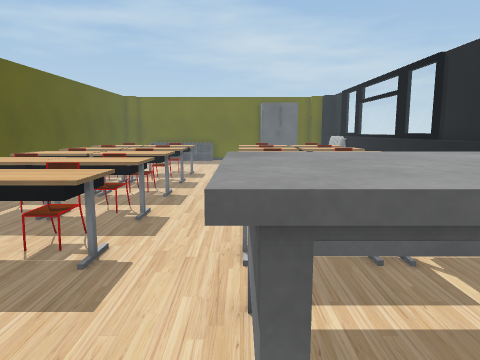
view 1 (above)

15 first-person views from a walk through a Unity game level. The camera is 1.3 m above the floor, tilts 8° down and sees 70° across. The floor is counted in squares, 0.5 m on a side. Each view is taken from the middle of a square. On the plan, view 1 faces up. The plan holds only what a view shows up to about 20 squares ahead; the rest is blank. The place goes on beyond the plan. The player character is not drawn. Some surface patterns are stand-ins.

view 2
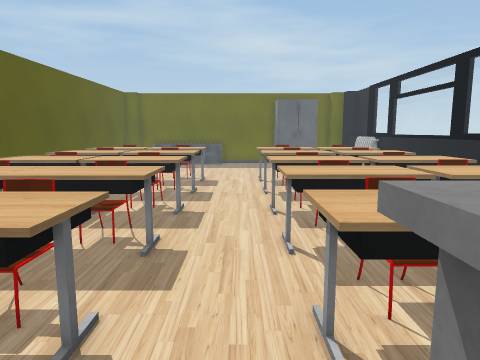

view 3
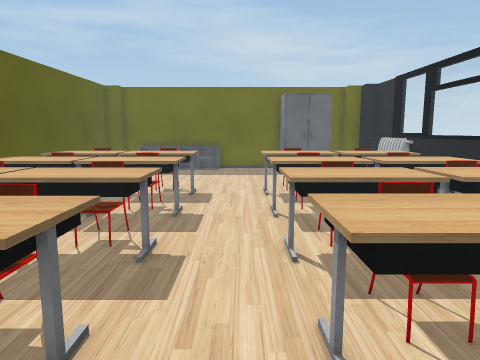

view 4
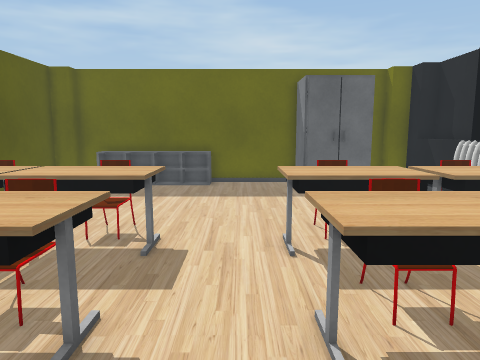

view 5
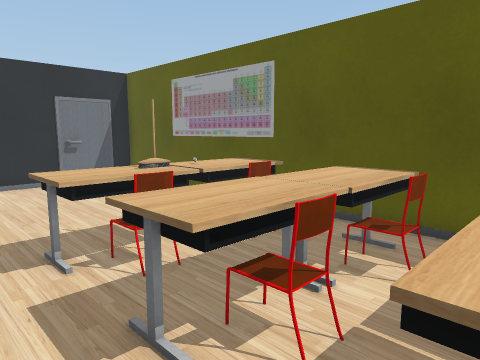

view 6
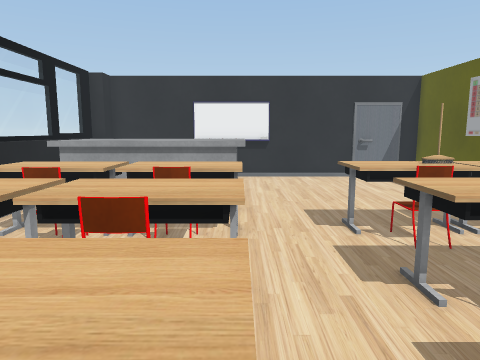

view 7
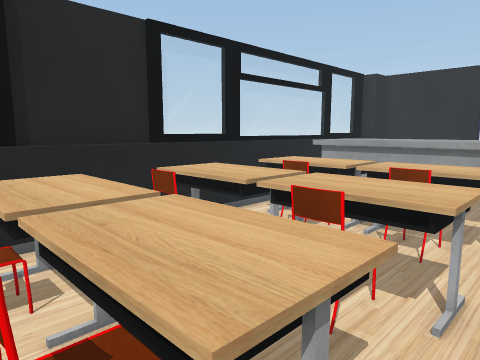

view 8
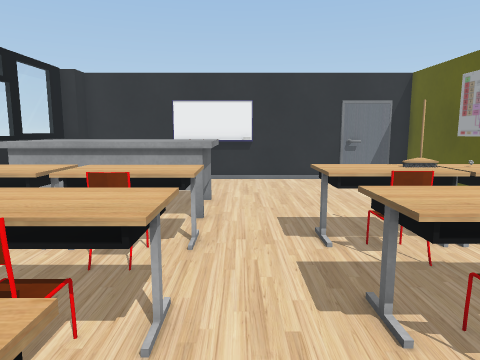

view 9
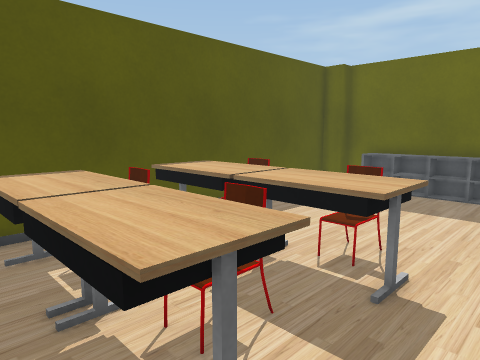

view 10
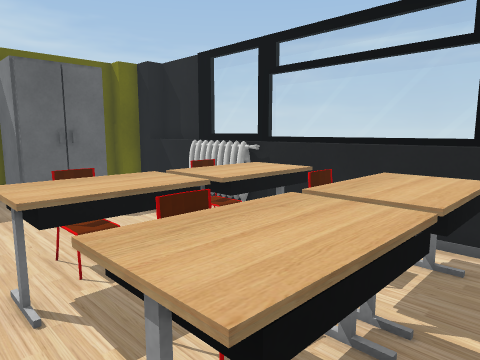

view 11
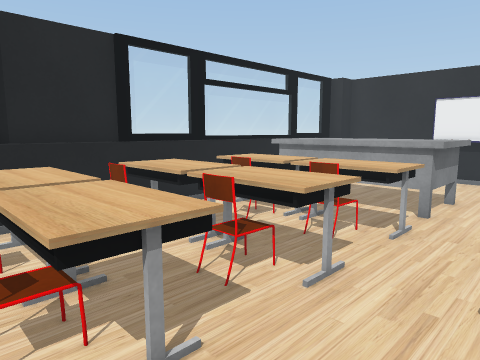

view 12
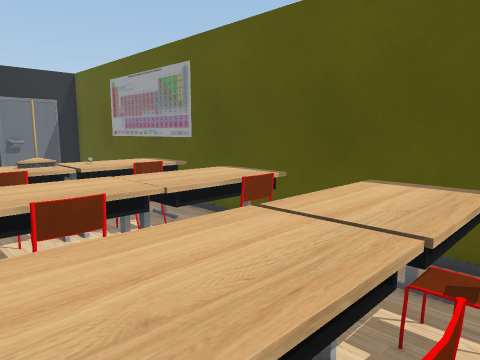

view 13
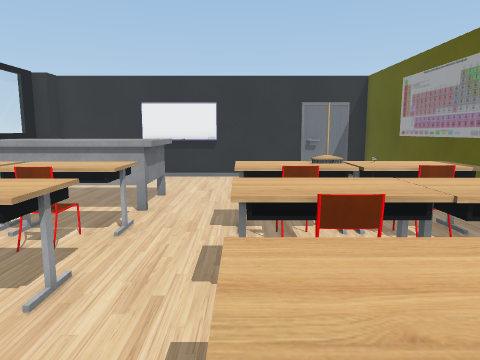

view 14
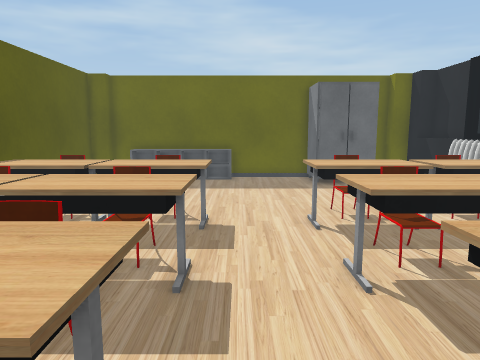

view 15
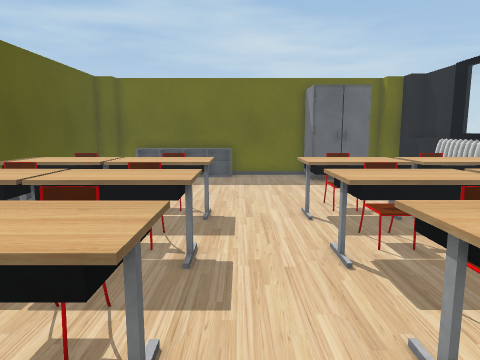

### Floor plan
Key: @ floor where view 1 was taken; # wall or solid block; . floor; = window, fence, low wall or low ledge; ^ raised ledge; C chair.
Columns run from 10 left of view 1 to 8 right of it. Each row starts with its distance up from view 1.
 32  ############
 31 ##^^^^^^....#    #
 30 #    .......#### ##
 29 #    .......#### =#
 28 #    ........    =#
 27 #    ........    =#
 26 #... ..........  =#
 25 # .............  =#
 24 #   ..........   =#
 23 #  C.CC....C...C ##
 22 #^^^^^^^..^^^^^^^^#
 21 ^^^^^^^^..^^^^^^^^#
 20 ^ ^C^^......^^^C ^#
 19 ^^^C^CC^..^CC^^C^^#
 18 ^^^^^^^^..^^^^^^^^#
 17 ^^^^^^^^..^^^^^^^^#
 16 ^ CC^^C....CC ^C ^#
 15 ^^^^^^^^..^^^^^^^^#
 14 ^^^^^^^^..^^^^^^^^#
 13 ^^^^^^^....^^^^^^^#
 12 ^^CC^^C....C^^^C^^^
 11 ^^^^^^^^..^^^^^^^^^
 10 ^^^^^^^^..^^^^^^^^#
  9 ^^^^^^.....CC^C^ ^#
  8 ^^CC^CC^..^^^^^^^^#
  7 ^^^^^^^^..^^^^^^^^#
  6 #^^^^^^^..^^^^^^^^#
  5 #. .......^^^^^^^^#
  4 #   ......^^^^^^^^#
  3 #  .......^^^^^^^^#
  2 #  .......^^^^^^^##
  1 #  .............  #
  0 # ........@.....  #
 -1 # ..............  #
 -2 #  .........      #
 -3 #   ........     ##
 -4 ##################

Positions as (right, up) in squares from view 1, and headings:
1: (0, 0), facing up
2: (-1, 3), facing up
3: (-1, 7), facing up
4: (-1, 14), facing up
5: (-1, 14), facing down-left
6: (0, 16), facing down
7: (-1, 16), facing down-right
8: (-1, 15), facing down
9: (-1, 16), facing up-left
10: (-1, 16), facing up-right
11: (-3, 16), facing down-right
12: (-3, 16), facing down-left
13: (-3, 16), facing down
14: (-2, 12), facing up
15: (-2, 11), facing up
